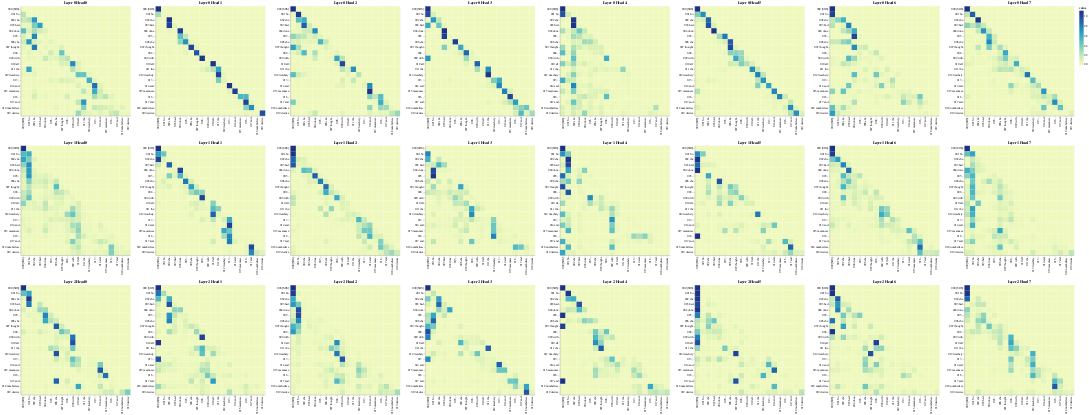

Notebook cell for this chart:
### Code cell
#Decoder self-attention
get_all_attention_maps("decoder", layers, heads, decoder_input_tokens, decoder_input_tokens, min(20,sentence_len))

### Figure 1 — Vega-Lite specification as saved in the notebook (floating-point values rounded to 4 significant figures; data arrays with more than 128 entries replaced by an {"elided": "..."} marker saying what was removed)
{"config": {"view": {"continuousWidth": 300, "continuousHeight": 300}}, "vconcat": [{"hconcat": [{"data": {"name": "data-30da0ea71d31bdd7dc18dac04b06d888"}, "mark": {"type": "rect"}, "encoding": {"color": {"field": "value", "type": "quantitative"}, "tooltip": [{"field": "row", "type": "quantitative"}, {"field": "column", "type": "quantitative"}, {"field": "value", "type": "quantitative"}, {"field": "row_token", "type": "nominal"}, {"field": "col_token", "type": "nominal"}], "x": {"axis": {"title": ""}, "field": "col_token", "type": "nominal"}, "y": {"axis": {"title": ""}, "field": "row_token", "type": "nominal"}}, "height": 400, "name": "view_97", "title": "Layer 0 Head 0", "width": 400}, {"data": {"name": "data-fec1eb453ac9f2b1d690b6d5006f4574"}, "mark": {"type": "rect"}, "encoding": {"color": {"field": "value", "type": "quantitative"}, "tooltip": [{"field": "row", "type": "quantitative"}, {"field": "column", "type": "quantitative"}, {"field": "value", "type": "quantitative"}, {"field": "row_token", "type": "nominal"}, {"field": "col_token", "type": "nominal"}], "x": {"axis": {"title": ""}, "field": "col_token", "type": "nominal"}, "y": {"axis": {"title": ""}, "field": "row_token", "type": "nominal"}}, "height": 400, "name": "view_98", "title": "Layer 0 Head 1", "width": 400}, {"data": {"name": "data-c0ff679893e75d3451689008e9d0faf7"}, "mark": {"type": "rect"}, "encoding": {"color": {"field": "value", "type": "quantitative"}, "tooltip": [{"field": "row", "type": "quantitative"}, {"field": "column", "type": "quantitative"}, {"field": "value", "type": "quantitative"}, {"field": "row_token", "type": "nominal"}, {"field": "col_token", "type": "nominal"}], "x": {"axis": {"title": ""}, "field": "col_token", "type": "nominal"}, "y": {"axis": {"title": ""}, "field": "row_token", "type": "nominal"}}, "height": 400, "name": "view_99", "title": "Layer 0 Head 2", "width": 400}, {"data": {"name": "data-be8bf521f98962abea18fa61c44fe5da"}, "mark": {"type": "rect"}, "encoding": {"color": {"field": "value", "type": "quantitative"}, "tooltip": [{"field": "row", "type": "quantitative"}, {"field": "column", "type": "quantitative"}, {"field": "value", "type": "quantitative"}, {"field": "row_token", "type": "nominal"}, {"field": "col_token", "type": "nominal"}], "x": {"axis": {"title": ""}, "field": "col_token", "type": "nominal"}, "y": {"axis": {"title": ""}, "field": "row_token", "type": "nominal"}}, "height": 400, "name": "view_100", "title": "Layer 0 Head 3", "width": 400}, {"data": {"name": "data-505a349ad767623e6b1df98a19d297e7"}, "mark": {"type": "rect"}, "encoding": {"color": {"field": "value", "type": "quantitative"}, "tooltip": [{"field": "row", "type": "quantitative"}, {"field": "column", "type": "quantitative"}, {"field": "value", "type": "quantitative"}, {"field": "row_token", "type": "nominal"}, {"field": "col_token", "type": "nominal"}], "x": {"axis": {"title": ""}, "field": "col_token", "type": "nominal"}, "y": {"axis": {"title": ""}, "field": "row_token", "type": "nominal"}}, "height": 400, "name": "view_101", "title": "Layer 0 Head 4", "width": 400}, {"data": {"name": "data-4aa02b9d49d41bbac56178b8b285eaf0"}, "mark": {"type": "rect"}, "encoding": {"color": {"field": "value", "type": "quantitative"}, "tooltip": [{"field": "row", "type": "quantitative"}, {"field": "column", "type": "quantitative"}, {"field": "value", "type": "quantitative"}, {"field": "row_token", "type": "nominal"}, {"field": "col_token", "type": "nominal"}], "x": {"axis": {"title": ""}, "field": "col_token", "type": "nominal"}, "y": {"axis": {"title": ""}, "field": "row_token", "type": "nominal"}}, "height": 400, "name": "view_102", "title": "Layer 0 Head 5", "width": 400}, {"data": {"name": "data-42219601440c17f597d463444a82836a"}, "mark": {"type": "rect"}, "encoding": {"color": {"field": "value", "type": "quantitative"}, "tooltip": [{"field": "row", "type": "quantitative"}, {"field": "column", "type": "quantitative"}, {"field": "value", "type": "quantitative"}, {"field": "row_token", "type": "nominal"}, {"field": "col_token", "type": "nominal"}], "x": {"axis": {"title": ""}, "field": "col_token", "type": "nominal"}, "y": {"axis": {"title": ""}, "field": "row_token", "type": "nominal"}}, "height": 400, "name": "view_103", "title": "Layer 0 Head 6", "width": 400}, {"data": {"name": "data-f6a88fde3e10eb700a0135260a1cc3b8"}, "mark": {"type": "rect"}, "encoding": {"color": {"field": "value", "type": "quantitative"}, "tooltip": [{"field": "row", "type": "quantitative"}, {"field": "column", "type": "quantitative"}, {"field": "value", "type": "quantitative"}, {"field": "row_token", "type": "nominal"}, {"field": "col_token", "type": "nominal"}], "x": {"axis": {"title": ""}, "field": "col_token", "type": "nominal"}, "y": {"axis": {"title": ""}, "field": "row_token", "type": "nominal"}}, "height": 400, "name": "view_104", "title": "Layer 0 Head 7", "width": 400}]}, {"hconcat": [{"data": {"name": "data-f00ece2833a1fe94ba0b91ea89f57158"}, "mark": {"type": "rect"}, "encoding": {"color": {"field": "value", "type": "quantitative"}, "tooltip": [{"field": "row", "type": "quantitative"}, {"field": "column", "type": "quantitative"}, {"field": "value", "type": "quantitative"}, {"field": "row_token", "type": "nominal"}, {"field": "col_token", "type": "nominal"}], "x": {"axis": {"title": ""}, "field": "col_token", "type": "nominal"}, "y": {"axis": {"title": ""}, "field": "row_token", "type": "nominal"}}, "height": 400, "name": "view_105", "title": "Layer 1 Head 0", "width": 400}, {"data": {"name": "data-58e919ea98d7f4611f39c58d011910fa"}, "mark": {"type": "rect"}, "encoding": {"color": {"field": "value", "type": "quantitative"}, "tooltip": [{"field": "row", "type": "quantitative"}, {"field": "column", "type": "quantitative"}, {"field": "value", "type": "quantitative"}, {"field": "row_token", "type": "nominal"}, {"field": "col_token", "type": "nominal"}], "x": {"axis": {"title": ""}, "field": "col_token", "type": "nominal"}, "y": {"axis": {"title": ""}, "field": "row_token", "type": "nominal"}}, "height": 400, "name": "view_106", "title": "Layer 1 Head 1", "width": 400}, {"data": {"name": "data-e83f577c2688fb6ee04f3f091b33d0ac"}, "mark": {"type": "rect"}, "encoding": {"color": {"field": "value", "type": "quantitative"}, "tooltip": [{"field": "row", "type": "quantitative"}, {"field": "column", "type": "quantitative"}, {"field": "value", "type": "quantitative"}, {"field": "row_token", "type": "nominal"}, {"field": "col_token", "type": "nominal"}], "x": {"axis": {"title": ""}, "field": "col_token", "type": "nominal"}, "y": {"axis": {"title": ""}, "field": "row_token", "type": "nominal"}}, "height": 400, "name": "view_107", "title": "Layer 1 Head 2", "width": 400}, {"data": {"name": "data-bdf998c6cca03a47614623e10e938b00"}, "mark": {"type": "rect"}, "encoding": {"color": {"field": "value", "type": "quantitative"}, "tooltip": [{"field": "row", "type": "quantitative"}, {"field": "column", "type": "quantitative"}, {"field": "value", "type": "quantitative"}, {"field": "row_token", "type": "nominal"}, {"field": "col_token", "type": "nominal"}], "x": {"axis": {"title": ""}, "field": "col_token", "type": "nominal"}, "y": {"axis": {"title": ""}, "field": "row_token", "type": "nominal"}}, "height": 400, "name": "view_108", "title": "Layer 1 Head 3", "width": 400}, {"data": {"name": "data-88184393c04bbba1f6519cd7e52c3096"}, "mark": {"type": "rect"}, "encoding": {"color": {"field": "value", "type": "quantitative"}, "tooltip": [{"field": "row", "type": "quantitative"}, {"field": "column", "type": "quantitative"}, {"field": "value", "type": "quantitative"}, {"field": "row_token", "type": "nominal"}, {"field": "col_token", "type": "nominal"}], "x": {"axis": {"title": ""}, "field": "col_token", "type": "nominal"}, "y": {"axis": {"title": ""}, "field": "row_token", "type": "nominal"}}, "height": 400, "name": "view_109", "title": "Layer 1 Head 4", "width": 400}, {"data": {"name": "data-7422a47902c8d1954e98543d38ec1197"}, "mark": {"type": "rect"}, "encoding": {"color": {"field": "value", "type": "quantitative"}, "tooltip": [{"field": "row", "type": "quantitative"}, {"field": "column", "type": "quantitative"}, {"field": "value", "type": "quantitative"}, {"field": "row_token", "type": "nominal"}, {"field": "col_token", "type": "nominal"}], "x": {"axis": {"title": ""}, "field": "col_token", "type": "nominal"}, "y": {"axis": {"title": ""}, "field": "row_token", "type": "nominal"}}, "height": 400, "name": "view_110", "title": "Layer 1 Head 5", "width": 400}, {"data": {"name": "data-d003800a470d4ffb1f2b97f95d0dc910"}, "mark": {"type": "rect"}, "encoding": {"color": {"field": "value", "type": "quantitative"}, "tooltip": [{"field": "row", "type": "quantitative"}, {"field": "column", "type": "quantitative"}, {"field": "value", "type": "quantitative"}, {"field": "row_token", "type": "nominal"}, {"field": "col_token", "type": "nominal"}], "x": {"axis": {"title": ""}, "field": "col_token", "type": "nominal"}, "y": {"axis": {"title": ""}, "field": "row_token", "type": "nominal"}}, "height": 400, "name": "view_111", "title": "Layer 1 Head 6", "width": 400}, {"data": {"name": "data-f46ca59043a10ade2bd3b793eacdbfcb"}, "mark": {"type": "rect"}, "encoding": {"color": {"field": "value", "type": "quantitative"}, "tooltip": [{"field": "row", "type": "quantitative"}, {"field": "column", "type": "quantitative"}, {"field": "value", "type": "quantitative"}, {"field": "row_token", "type": "nominal"}, {"field": "col_token", "type": "nominal"}], "x": {"axis": {"title": ""}, "field": "col_token", "type": "nominal"}, "y": {"axis": {"title": ""}, "field": "row_token", "type": "nominal"}}, "height": 400, "name": "view_112", "title": "Layer 1 Head 7", "width": 400}]}, {"hconcat": [{"data": {"name": "data-8f9f6101532faf2b66263f71abbf5e3b"}, "mark": {"type": "rect"}, "encoding": {"color": {"field": "value", "type": "quantitative"}, "tooltip": [{"field": "row", "type": "quantitative"}, {"field": "column", "type": "quantitative"}, {"field": "value", "type": "quantitative"}, {"field": "row_token", "type": "nominal"}, {"field": "col_token", "type": "nominal"}], "x": {"axis": {"title": ""}, "field": "col_token", "type": "nominal"}, "y": {"axis": {"title": ""}, "field": "row_token", "type": "nominal"}}, "height": 400, "name": "view_113", "title": "Layer 2 Head 0", "width": 400}, {"data": {"name": "data-0ad4a43d161f8f4175d3cd2c8fe8c965"}, "mark": {"type": "rect"}, "encoding": {"color": {"field": "value", "type": "quantitative"}, "tooltip": [{"field": "row", "type": "quantitative"}, {"field": "column", "type": "quantitative"}, {"field": "value", "type": "quantitative"}, {"field": "row_token", "type": "nominal"}, {"field": "col_token", "type": "nominal"}], "x": {"axis": {"title": ""}, "field": "col_token", "type": "nominal"}, "y": {"axis": {"title": ""}, "field": "row_token", "type": "nominal"}}, "height": 400, "name": "view_114", "title": "Layer 2 Head 1", "width": 400}, {"data": {"name": "data-62148ebd2c6ef688a5dab2ce3a0dcf45"}, "mark": {"type": "rect"}, "encoding": {"color": {"field": "value", "type": "quantitative"}, "tooltip": [{"field": "row", "type": "quantitative"}, {"field": "column", "type": "quantitative"}, {"field": "value", "type": "quantitative"}, {"field": "row_token", "type": "nominal"}, {"field": "col_token", "type": "nominal"}], "x": {"axis": {"title": ""}, "field": "col_token", "type": "nominal"}, "y": {"axis": {"title": ""}, "field": "row_token", "type": "nominal"}}, "height": 400, "name": "view_115", "title": "Layer 2 Head 2", "width": 400}, {"data": {"name": "data-fee32065a154a8b1282e8282ff9d1a8d"}, "mark": {"type": "rect"}, "encoding": {"color": {"field": "value", "type": "quantitative"}, "tooltip": [{"field": "row", "type": "quantitative"}, {"field": "column", "type": "quantitative"}, {"field": "value", "type": "quantitative"}, {"field": "row_token", "type": "nominal"}, {"field": "col_token", "type": "nominal"}], "x": {"axis": {"title": ""}, "field": "col_token", "type": "nominal"}, "y": {"axis": {"title": ""}, "field": "row_token", "type": "nominal"}}, "height": 400, "name": "view_116", "title": "Layer 2 Head 3", "width": 400}, {"data": {"name": "data-605b08470da4f9398ff0edd6e82aa0cd"}, "mark": {"type": "rect"}, "encoding": {"color": {"field": "value", "type": "quantitative"}, "tooltip": [{"field": "row", "type": "quantitative"}, {"field": "column", "type": "quantitative"}, {"field": "value", "type": "quantitative"}, {"field": "row_token", "type": "nominal"}, {"field": "col_token", "type": "nominal"}], "x": {"axis": {"title": ""}, "field": "col_token", "type": "nominal"}, "y": {"axis": {"title": ""}, "field": "row_token", "type": "nominal"}}, "height": 400, "name": "view_117", "title": "Layer 2 Head 4", "width": 400}, {"data": {"name": "data-788e5818d0611dd862d3454668fa7643"}, "mark": {"type": "rect"}, "encoding": {"color": {"field": "value", "type": "quantitative"}, "tooltip": [{"field": "row", "type": "quantitative"}, {"field": "column", "type": "quantitative"}, {"field": "value", "type": "quantitative"}, {"field": "row_token", "type": "nominal"}, {"field": "col_token", "type": "nominal"}], "x": {"axis": {"title": ""}, "field": "col_token", "type": "nominal"}, "y": {"axis": {"title": ""}, "field": "row_token", "type": "nominal"}}, "height": 400, "name": "view_118", "title": "Layer 2 Head 5", "width": 400}, {"data": {"name": "data-dd8678cd0c251f2e19341f06c230f57f"}, "mark": {"type": "rect"}, "encoding": {"color": {"field": "value", "type": "quantitative"}, "tooltip": [{"field": "row", "type": "quantitative"}, {"field": "column", "type": "quantitative"}, {"field": "value", "type": "quantitative"}, {"field": "row_token", "type": "nominal"}, {"field": "col_token", "type": "nominal"}], "x": {"axis": {"title": ""}, "field": "col_token", "type": "nominal"}, "y": {"axis": {"title": ""}, "field": "row_token", "type": "nominal"}}, "height": 400, "name": "view_119", "title": "Layer 2 Head 6", "width": 400}, {"data": {"name": "data-5622d20ef15c09eba7c0b6eee45d2c78"}, "mark": {"type": "rect"}, "encoding": {"color": {"field": "value", "type": "quantitative"}, "tooltip": [{"field": "row", "type": "quantitative"}, {"field": "column", "type": "quantitative"}, {"field": "value", "type": "quantitative"}, {"field": "row_token", "type": "nominal"}, {"field": "col_token", "type": "nominal"}], "x": {"axis": {"title": ""}, "field": "col_token", "type": "nominal"}, "y": {"axis": {"title": ""}, "field": "row_token", "type": "nominal"}}, "height": 400, "name": "view_120", "title": "Layer 2 Head 7", "width": 400}]}], "params": [{"name": "param_97", "select": {"type": "interval", "encodings": ["x", "y"]}, "bind": "scales", "views": ["view_97"]}, {"name": "param_98", "select": {"type": "interval", "encodings": ["x", "y"]}, "bind": "scales", "views": ["view_98"]}, {"name": "param_99", "select": {"type": "interval", "encodings": ["x", "y"]}, "bind": "scales", "views": ["view_99"]}, {"name": "param_100", "select": {"type": "interval", "encodings": ["x", "y"]}, "bind": "scales", "views": ["view_100"]}, {"name": "param_101", "select": {"type": "interval", "encodings": ["x", "y"]}, "bind": "scales", "views": ["view_101"]}, {"name": "param_102", "select": {"type": "interval", "encodings": ["x", "y"]}, "bind": "scales", "views": ["view_102"]}, {"name": "param_103", "select": {"type": "interval", "encodings": ["x", "y"]}, "bind": "scales", "views": ["view_103"]}, {"name": "param_104", "select": {"type": "interval", "encodings": ["x", "y"]}, "bind": "scales", "views": ["view_104"]}, {"name": "param_105", "select": {"type": "interval", "encodings": ["x", "y"]}, "bind": "scales", "views": ["view_105"]}, {"name": "param_106", "select": {"type": "interval", "encodings": ["x", "y"]}, "bind": "scales", "views": ["view_106"]}, {"name": "param_107", "select": {"type": "interval", "encodings": ["x", "y"]}, "bind": "scales", "views": ["view_107"]}, {"name": "param_108", "select": {"type": "interval", "encodings": ["x", "y"]}, "bind": "scales", "views": ["view_108"]}, {"name": "param_109", "select": {"type": "interval", "encodings": ["x", "y"]}, "bind": "scales", "views": ["view_109"]}, {"name": "param_110", "select": {"type": "interval", "encodings": ["x", "y"]}, "bind": "scales", "views": ["view_110"]}, {"name": "param_111", "select": {"type": "interval", "encodings": ["x", "y"]}, "bind": "scales", "views": ["view_111"]}, {"name": "param_112", "select": {"type": "interval", "encodings": ["x", "y"]}, "bind": "scales", "views": ["view_112"]}, {"name": "param_113", "select": {"type": "interval", "encodings": ["x", "y"]}, "bind": "scales", "views": ["view_113"]}, {"name": "param_114", "select": {"type": "interval", "encodings": ["x", "y"]}, "bind": "scales", "views": ["view_114"]}, {"name": "param_115", "select": {"type": "interval", "encodings": ["x", "y"]}, "bind": "scales", "views": ["view_115"]}, {"name": "param_116", "select": {"type": "interval", "encodings": ["x", "y"]}, "bind": "scales", "views": ["view_116"]}, {"name": "param_117", "select": {"type": "interval", "encodings": ["x", "y"]}, "bind": "scales", "views": ["view_117"]}, {"name": "param_118", "select": {"type": "interval", "encodings": ["x", "y"]}, "bind": "scales", "views": ["view_118"]}, {"name": "param_119", "select": {"type": "interval", "encodings": ["x", "y"]}, "bind": "scales", "views": ["view_119"]}, {"name": "param_120", "select": {"type": "interval", "encodings": ["x", "y"]}, "bind": "scales", "views": ["view_120"]}], "$schema": "https://vega.github.io/schema/vega-lite/v5.20.1.json", "datasets": {"data-30da0ea71d31bdd7dc18dac04b06d888": {"elided": "400 records"}, "data-fec1eb453ac9f2b1d690b6d5006f4574": {"elided": "400 records"}, "data-c0ff679893e75d3451689008e9d0faf7": {"elided": "400 records"}, "data-be8bf521f98962abea18fa61c44fe5da": {"elided": "400 records"}, "data-505a349ad767623e6b1df98a19d297e7": {"elided": "400 records"}, "data-4aa02b9d49d41bbac56178b8b285eaf0": {"elided": "400 records"}, "data-42219601440c17f597d463444a82836a": {"elided": "400 records"}, "data-f6a88fde3e10eb700a0135260a1cc3b8": {"elided": "400 records"}, "data-f00ece2833a1fe94ba0b91ea89f57158": {"elided": "400 records"}, "data-58e919ea98d7f4611f39c58d011910fa": {"elided": "400 records"}, "data-e83f577c2688fb6ee04f3f091b33d0ac": {"elided": "400 records"}, "data-bdf998c6cca03a47614623e10e938b00": {"elided": "400 records"}, "data-88184393c04bbba1f6519cd7e52c3096": {"elided": "400 records"}, "data-7422a47902c8d1954e98543d38ec1197": {"elided": "400 records"}, "data-d003800a470d4ffb1f2b97f95d0dc910": {"elided": "400 records"}, "data-f46ca59043a10ade2bd3b793eacdbfcb": {"elided": "400 records"}, "data-8f9f6101532faf2b66263f71abbf5e3b": {"elided": "400 records"}, "data-0ad4a43d161f8f4175d3cd2c8fe8c965": {"elided": "400 records"}, "data-62148ebd2c6ef688a5dab2ce3a0dcf45": {"elided": "400 records"}, "data-fee32065a154a8b1282e8282ff9d1a8d": {"elided": "400 records"}, "data-605b08470da4f9398ff0edd6e82aa0cd": {"elided": "400 records"}, "data-788e5818d0611dd862d3454668fa7643": {"elided": "400 records"}, "data-dd8678cd0c251f2e19341f06c230f57f": {"elided": "400 records"}, "data-5622d20ef15c09eba7c0b6eee45d2c78": {"elided": "400 records"}}}
